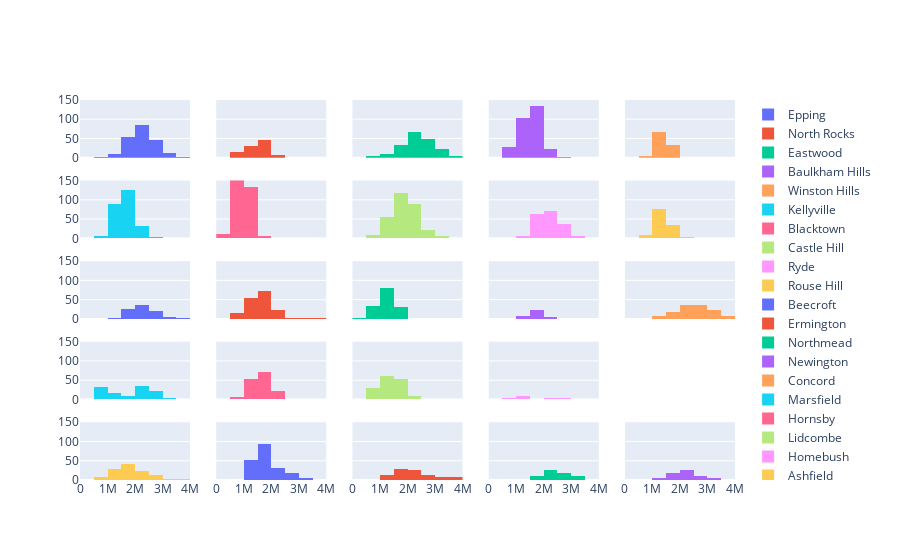

Source (notebook cell):
### Markdown cell above
**Price distributions**

### Code cell
#Price distributions pt1-3

suburb_list = [epping_listings, northrocks_listings, eastwood_listings, baulkham_listings, winston_listings, kellyville_listings, blacktown_listings, castle_listings, ryde_listings, rouse_listings, beecroft_listings, ermington_listings, northmead_listings, newington_listings, concord_listings, marsfield_listings, hornsby_listings, Lidcombe_listings, Homebush_listings, Straithfield_listings, Ashfield_listings, Leichhardt_listings, Annandale_listings, AllambieHeights_listings, Forestville_listings, Lindfield_listings, Gordon_listings, Pymble_listings, LaneCove_listings, Meadowbank_listings, SummerHill_listings, Rydalmere_listings, Rosehill_listings, Westmead_listings, Girraween_listings, BeaumontHills_listings, KellyvilleRidge_listings, ThePonds_listings, Schofields_listings, MarsdenPark_listings, KingsLangley_listings, BellaVista_listings, BoxHill_listings, PennantHills_listings, Earlwood_listings, Marrickville_listings, Dulwich_listings, Petersham_listings, Campsie_listings, Canterbury_listings, Berala_listings, Leppington_listings, EdmondsonPark_listings, MacquariePark_listings, Chatswood_listings, Carlingford_listings, Kogarah_listings, Rockdale_listings, Cherrybrook_listings, Eastwood_listings, Homebush_listings, Minto_listings, QuakersHill_listings, Revesby_listings, SevenHills_listings, StanhopeGardens_listings, Waterloo_listings, DulwichHill_listings, NorthRyde_listings, Straithfield_listings, NorthStraithfield_listings, Manly_listings, Randwick_listings, Kensington_listings]

fig = make_subplots(
    rows=5, cols=5
    #     ,subplot_titles=("Plot 1", "Plot 2", "Plot 3", "Plot 4")
    ,shared_yaxes=True
    ,shared_xaxes=True)

df_numb=0
for row in range(1,6):
    for col in range(1,6):
        suburb_df = suburb_list[df_numb]
        suburb_df_price = suburb_df[suburb_df["sold_date_dt"] >= dtm]["price"]
                
        if suburb_list[df_numb]["suburb"].count()>=1:
            # print('df_numb'+str(df_numb))
            # print('row='+str(row))
            # print('col='+str(col))
            name = suburb_list[df_numb]["suburb"].unique()[0]
#             print(name)
#             print(type(name))
            fig.update_xaxes(range=[0, 4000000], row=row, col=col)
            fig.update_yaxes(range=[0, 150], row=row, col=col)
            fig.add_trace(go.Histogram(x=suburb_df_price,xbins=dict(size=500000),autobinx = False, name=name),row =row, col=col)
            
        df_numb=df_numb+1                   
          
# Histograms
#px.histogram(x=df["price"].values)
# fig.add_trace(go.Histogram(x=df["price"])
#         ,row =1, col=1
#     )

fig.show()


# go.Figure(data=[go.Histogram(x=df["price"].values)]).show()

### Figure 1 — Plotly figure (JSON) as saved in the notebook; plotly's stock layout.template omitted (floating-point values rounded to 4 significant figures; data arrays with more than 128 entries replaced by an {"elided": "..."} marker saying what was removed)
{"data": [{"autobinx": false, "name": "Epping", "type": "histogram", "x": {"elided": "217 int values"}, "xaxis": "x", "xbins": {"size": 500000}, "yaxis": "y"}, {"autobinx": false, "name": "North Rocks", "type": "histogram", "x": [1500000, 1637000, 1307000, 1625000, 2010000, 960000, 1660000, 1545000, 1835000, 1590000, 970000, 1850000, 1802000, 835000, 1805000, 1480000, 1280000, 1550000, 2003000, 1830000, 1312500, 1665000, 1987500, 1902000, 1780000, 1805000, 1070000, 967500, 2303000, 1700000, 1540000, 2200000, 971000, 1840000, 1015000, 1875000, 963800, 1690000, 1830000, 1410000, 1606000, 1630000, 1300000, 962000, 2390000, 2407000, 1400000, 1303000, 1125000, 1635000, 1309000, 1845000, 1640000, 925000, 1780000, 1615000, 1760000, 1652000, 2350000, 1445000, 1600000, 1205000, 1409000, 1450000, 1644000, 880000, 888000, 1710000, 1177000, 1300000, 1303000, 820000, 1500000, 1750000, 2195000, 1051000, 1825500, 1800000, 1800000, 1320000, 1528000, 1420000, null, null, null, null, null, null, null, null, 1695000, null, 1890000, 1330000, 1870000, 1768000, 1036000, 1435000, 855000, 1110000, 1475000, 1400000, 960000, null, 1525000, 1100000, 1745000, 970000, 1330000, null], "xaxis": "x2", "xbins": {"size": 500000}, "yaxis": "y2"}, {"autobinx": false, "name": "Eastwood", "type": "histogram", "x": {"elided": "188 int values"}, "xaxis": "x3", "xbins": {"size": 500000}, "yaxis": "y3"}, {"autobinx": false, "name": "Baulkham Hills", "type": "histogram", "x": {"elided": "289 int values"}, "xaxis": "x4", "xbins": {"size": 500000}, "yaxis": "y4"}, {"autobinx": false, "name": "Winston Hills", "type": "histogram", "x": [1275000, 1605000, 1225000, 1450000, 1405000, 1675000, 1620000, 1450000, 1650000, 1760500, 1175000, 1492000, 1142500, 1556000, 1665000, 1520000, 1300000, 1605000, 1510000, 1500000, 1306000, 1750000, 1320000, 1500000, 1610000, 1440000, 1407000, 1605000, 1500000, 1630000, 1750000, 1746000, 1361500, 1501000, 1745000, 1720000, 1500000, 1451750, 1700000, 1645000, 1402500, 1655000, 1490000, 1260000, 1045500, 1380000, 1425000, 1330000, 1400000, 1300000, 1100000, 1364000, 1251000, 1270000, 1362000, 1210000, 1215000, 1300000, 1375000, 925000, 1471000, 1410000, 1371000, 1190000, 1487000, 1316000, 1358000, 1500500, 1359000, 1631000, 1258000, 1465000, 1030000, 1300000, 988500, 1380000, 1332000, 1900000, 1425000, 1360000, 1141000, 980000, 1195000, 1255000, 1243000, 1300000, 1330000, 1285000, 867000, 1300000, 1700000, 1315000, 1625000, 1400000, 1180000, 1208000, 1170000, 1050000, 1340000, 1730000, 1330000, 1159000, 1101000, 1250000], "xaxis": "x5", "xbins": {"size": 500000}, "yaxis": "y5"}, {"autobinx": false, "name": "Kellyville", "type": "histogram", "x": {"elided": "256 int values"}, "xaxis": "x6", "xbins": {"size": 500000}, "yaxis": "y6"}, {"autobinx": false, "name": "Blacktown", "type": "histogram", "x": {"elided": "683 int values"}, "xaxis": "x7", "xbins": {"size": 500000}, "yaxis": "y7"}, {"autobinx": false, "name": "Castle Hill", "type": "histogram", "x": {"elided": "302 int values"}, "xaxis": "x8", "xbins": {"size": 500000}, "yaxis": "y8"}, {"autobinx": false, "name": "Ryde", "type": "histogram", "x": {"elided": "183 int values"}, "xaxis": "x9", "xbins": {"size": 500000}, "yaxis": "y9"}, {"autobinx": false, "name": "Rouse Hill", "type": "histogram", "x": [1650000, 1125000, 1506000, 1375000, 1410000, 1661000, 1190000, 1715000, 1570000, 1413000, 1415000, 1435000, 1260000, 1600000, 1590000, 2020000, 4100000, 2200000, 1620000, 1050000, 1880000, 1395000, 1515000, 1380000, 1750000, 1725000, 1300000, 1185000, 1700000, 1301000, 1510000, 1221000, 1520000, 1450000, 2370000, 1700000, 1662000, 1640000, 1200000, 1655000, 1325901, 1321000, 1505000, 1580000, 1570000, 1725000, 1300000, 1360000, 1415800, 1691000, 1380000, 1320000, 1185000, 1125000, 1500000, 1313500, 1226500, 1630000, 1250000, 1280000, 950000, 1370000, 1345000, 1080888, 1300000, 1260000, 1302000, 1630000, 1225000, 1450000, 1370000, 1320000, 1565970, 1200000, 1400000, 1370000, 1567250, 1500000, 1085000, 1305000, 1255000, 1406000, 1335000, 1535000, 1052500, 1027000, 1760000, 1121000, 1241500, 1350000, 1463000, 1390000, 1310000, 1410000, 1080000, 1393300, 1352300, 1141900, 1453880, 1475580, 1300000, 1245000, 1195000, 1009900, 1200000, 782000, 980000, 1000000, 1395000, 2079000, 1820000, 1959000, 1100000, 930000, 670000, 950000, 1740000, 1480000, 1360000, 1305000, 1100000, 860000, 850000, 850000, 1286900], "xaxis": "x10", "xbins": {"size": 500000}, "yaxis": "y10"}, {"autobinx": false, "name": "Beecroft", "type": "histogram", "x": [3500000, 2040000, 2650000, 3110000, 2439800, 1800000, 2410000, 2100000, 3150000, 1950000, 1570000, 1760000, 2140000, 2605000, 2210000, 2220000, 1860000, 1920000, 2689000, 2806000, 2540000, 2475000, 2325000, 2980000, 1881000, 1420000, 1560200, 2020000, 2450000, 2445000, 2375000, 1851000, 2361000, 2700000, 2525000, 2000000, 1925000, 3160000, 2460000, 2010000, 1580000, 2230000, 2530000, 1972000, 2010000, 3300000, 1850000, 2240000, 2688000, 2866000, 2020000, 2185000, 2570000, 2180000, 1750000, 2100000, 2360000, 2150000, 3450000, 1536000, 2800000, 2110000, 2085000, 2000000, 2264000, 2305000, 2121000, 1865000, 2200000, 1351000, 1785000, 1770000, 1660000, null, null, null, null, null, null, null, 1830000, 2625000, 3300000, null, 2400000, 4000000, null, 2200000, 2940000, 2930000, 2900000, 2625000, 2675000, null, 2180000, 2430000, null, 1980000, 2510000, 1880000, 1780000, 1900000, 1820000, null, null, 2600000], "xaxis": "x11", "xbins": {"size": 500000}, "yaxis": "y11"}, {"autobinx": false, "name": "Ermington", "type": "histogram", "x": {"elided": "172 int values"}, "xaxis": "x12", "xbins": {"size": 500000}, "yaxis": "y12"}, {"autobinx": false, "name": "Northmead", "type": "histogram", "x": {"elided": "153 int values"}, "xaxis": "x13", "xbins": {"size": 500000}, "yaxis": "y13"}, {"autobinx": false, "name": "Newington", "type": "histogram", "x": [1950000, 1791000, 2335000, 1740000, 2197000, 1700000, 1765000, 1585000, 1668000, 2150000, 1695000, 1900000, 1855000, 2290000, 1830000, 1680000, 1317000, 1700000, 1460000, 1537500, 1700000, 1400000, 1611000, 1575000, 1270000, null, 1780000, 1520000, 1550000, null, null, 1630000, 1450000, null, 1439000, 1530000, 1320000, 1495000], "xaxis": "x14", "xbins": {"size": 500000}, "yaxis": "y14"}, {"autobinx": false, "name": "Concord", "type": "histogram", "x": {"elided": "137 int values"}, "xaxis": "x15", "xbins": {"size": 500000}, "yaxis": "y15"}, {"autobinx": false, "name": "Marsfield", "type": "histogram", "x": [2760000, 2430000, 965500, 2570000, 2730000, 970000, 2610000, 1980000, 1070000, 2250000, 2600000, 940000, 955000, 2360000, 920000, 2000000, 2600000, 3490000, 2410000, 2330000, 1010000, 1100000, 2510000, 2027500, 2625000, 900000, 2670000, 1340000, 1120000, 2400000, 2641000, 999000, 1982000, 1140000, 950000, 836000, 2025000, 1330000, 3350000, 2850000, 2350000, 2370000, 2856000, 2480000, 905000, 2200000, 3380000, 990000, 2430000, 1505000, 2338800, 931000, 1020500, 980000, 900000, 2230000, 2485000, 2430000, 2400000, 962000, 1305000, 2151000, 1850000, 1002000, 2239000, 927000, 1970000, 1213000, 925000, 916500, 1052000, 2672000, 2000000, 1235000, 2510000, 2480000, 2560000, 890000, 2300000, 2350000, 2630000, 890000, 1002000, 870000, 2780000, 935000, 915000, 2155000, 2725000, 2300000, 1860000, 896000, 855000, 1915000, 2740000, 2460000, 2360000, 2515000, 2010000, 853000, 2500000, 1320000, 965000, 905000, 2490000, 1000000, 960000, 2100000, 838500, 1975000, 1810000, 1295000, 1017000, 768000, 2460000, 885000, 931000, 2418000, 2300000, 2360000], "xaxis": "x16", "xbins": {"size": 500000}, "yaxis": "y16"}, {"autobinx": false, "name": "Hornsby", "type": "histogram", "x": {"elided": "154 int values"}, "xaxis": "x17", "xbins": {"size": 500000}, "yaxis": "y17"}, {"autobinx": false, "name": "Lidcombe", "type": "histogram", "x": {"elided": "169 int values"}, "xaxis": "x18", "xbins": {"size": 500000}, "yaxis": "y18"}, {"autobinx": false, "name": "Homebush", "type": "histogram", "x": [3110000, 3580000, 3190000, 2410000, 945000, 955000, 1060000, 1175000, 1305000, 2000000, 1286000, 1300000, 1300000, 2870000, 990000, 2830000, 2060000, 1050000, 2625000, 1772888, 3885000, 1200000, 985000, 2500000, 2600000, 2100000, 1150000, null, null], "xaxis": "x19", "xbins": {"size": 500000}, "yaxis": "y19"}, {"autobinx": false, "name": "Ashfield", "type": "histogram", "x": {"elided": "137 int values"}, "xaxis": "x21", "xbins": {"size": 500000}, "yaxis": "y21"}, {"autobinx": false, "name": "Leichhardt", "type": "histogram", "x": {"elided": "204 int values"}, "xaxis": "x22", "xbins": {"size": 500000}, "yaxis": "y22"}, {"autobinx": false, "name": "Annandale", "type": "histogram", "x": [2151000, 3950000, 3760000, 1100000, 980000, 2450000, 3400000, 2375000, 1446000, 1780000, 4700000, 3085000, 3324000, 3700000, 3100000, 1230000, 2760000, 2285000, 2120000, 3700000, 2750000, 1905000, 3025000, 2535000, 2015000, 1740000, 2650000, 1750000, 1751000, 2410000, 2030000, 2200000, 4050000, 1800000, 2806500, 2110000, 1650000, 2270000, 2625000, 2450000, 1631000, 2850000, 2670000, 3400000, 3550000, 1710000, 1760000, 1755000, 3600000, 1750000, 1250000, 1360000, 2000000, 3600000, 3325000, 2300000, 1782000, 2850000, 2900000, 1175000, 1910000, 1730000, 1975000, 1695000, 1690000, 2100000, 1565000, 4350000, 1810000, 2430000, 2360000, 1490000, 2065000, 1290000, 1760000, 1875000, 2125000, 2305000, 3035000, 1300000, 1760000, 1470000, 1490000, 2000000, 2350000, 2650000, 1800000, 1825000, 2600000, 1575000, 1600000, 1920000, 1450000, 1800000, 6225000, 2055000, 2125000, 2200000, 2020000, 3100000], "xaxis": "x23", "xbins": {"size": 500000}, "yaxis": "y23"}, {"autobinx": false, "name": "Allambie Heights", "type": "histogram", "x": [2115000, 1650000, 1900000, 4100000, 2200000, 3205000, 3100000, 2825000, 3300000, 2100000, 2230000, 3000000, 2375000, 2310000, 1985000, 2305000, 2960000, 2420000, 2825000, 3355000, 2500000, 2230000, 1750000, 2015000, 2730000, 2510000, 2000000, 1710000, 3380000, 1745000, 3050000, 2310000, 2200000, null, null, null, null, null, null, null, null, null, null, 2750000, 2800000, 2020000, 2595000, 2400000, 1875000, 2900000, 2710000, 2850000, null, 2235000, 2855000, 2450000, 2835000, 2055000, 2385000, 2490000, 3335000, null, null, 3075000, 2650000, 2420000, 2358000, 2715000, 2000000, 2785000, 2860000, null, 3300000, 1750000, 1515000, null, 1780000, 2277000, 2130000, 2225000, 2010000, 1630000, 1440000, 960000], "xaxis": "x24", "xbins": {"size": 500000}, "yaxis": "y24"}, {"autobinx": false, "name": "Forestville", "type": "histogram", "x": [1620000, 1620000, 2020000, 2530000, 1325000, 2355000, 2190000, 1350000, 3388800, 2311000, 1200000, 2766000, 2100000, 2100000, 2680000, 2350000, 2300000, 2550000, 1885000, 1980000, 2380000, 2300000, 2526000, 2671000, 2100000, 1840000, 3112000, 2410000, 2100000, 2700000, 3050999, 1305000, 2999000, 3200000, 1975000, 1832000, 1610000, 1715000, 2190000, 2257000, 1940000, 1275000, 1502237, 2200000, 2200000, 1700000, 2202000, 2040000, 2205000, 1343000, 1700000, 1890000, 1860000, null, null, null, null, null, 1840000, 2650000, 2400000, 1900000, 1950000, 2413000, 2520000, 2197000, 2150000, 2502000, null, 2020000], "xaxis": "x25", "xbins": {"size": 500000}, "yaxis": "y25"}], "layout": {"xaxis": {"anchor": "y", "domain": [0, 0.168], "matches": "x21", "range": [0, 4000000], "showticklabels": false}, "xaxis10": {"anchor": "y10", "domain": [0.832, 1], "matches": "x25", "range": [0, 4000000], "showticklabels": false}, "xaxis11": {"anchor": "y11", "domain": [0, 0.168], "matches": "x21", "range": [0, 4000000], "showticklabels": false}, "xaxis12": {"anchor": "y12", "domain": [0.208, 0.376], "matches": "x22", "range": [0, 4000000], "showticklabels": false}, "xaxis13": {"anchor": "y13", "domain": [0.416, 0.584], "matches": "x23", "range": [0, 4000000], "showticklabels": false}, "xaxis14": {"anchor": "y14", "domain": [0.624, 0.792], "matches": "x24", "range": [0, 4000000], "showticklabels": false}, "xaxis15": {"anchor": "y15", "domain": [0.832, 1], "matches": "x25", "range": [0, 4000000], "showticklabels": false}, "xaxis16": {"anchor": "y16", "domain": [0, 0.168], "matches": "x21", "range": [0, 4000000], "showticklabels": false}, "xaxis17": {"anchor": "y17", "domain": [0.208, 0.376], "matches": "x22", "range": [0, 4000000], "showticklabels": false}, "xaxis18": {"anchor": "y18", "domain": [0.416, 0.584], "matches": "x23", "range": [0, 4000000], "showticklabels": false}, "xaxis19": {"anchor": "y19", "domain": [0.624, 0.792], "matches": "x24", "range": [0, 4000000], "showticklabels": false}, "xaxis2": {"anchor": "y2", "domain": [0.208, 0.376], "matches": "x22", "range": [0, 4000000], "showticklabels": false}, "xaxis20": {"anchor": "y20", "domain": [0.832, 1], "matches": "x25", "showticklabels": false}, "xaxis21": {"anchor": "y21", "domain": [0, 0.168], "range": [0, 4000000]}, "xaxis22": {"anchor": "y22", "domain": [0.208, 0.376], "range": [0, 4000000]}, "xaxis23": {"anchor": "y23", "domain": [0.416, 0.584], "range": [0, 4000000]}, "xaxis24": {"anchor": "y24", "domain": [0.624, 0.792], "range": [0, 4000000]}, "xaxis25": {"anchor": "y25", "domain": [0.832, 1], "range": [0, 4000000]}, "xaxis3": {"anchor": "y3", "domain": [0.416, 0.584], "matches": "x23", "range": [0, 4000000], "showticklabels": false}, "xaxis4": {"anchor": "y4", "domain": [0.624, 0.792], "matches": "x24", "range": [0, 4000000], "showticklabels": false}, "xaxis5": {"anchor": "y5", "domain": [0.832, 1], "matches": "x25", "range": [0, 4000000], "showticklabels": false}, "xaxis6": {"anchor": "y6", "domain": [0, 0.168], "matches": "x21", "range": [0, 4000000], "showticklabels": false}, "xaxis7": {"anchor": "y7", "domain": [0.208, 0.376], "matches": "x22", "range": [0, 4000000], "showticklabels": false}, "xaxis8": {"anchor": "y8", "domain": [0.416, 0.584], "matches": "x23", "range": [0, 4000000], "showticklabels": false}, "xaxis9": {"anchor": "y9", "domain": [0.624, 0.792], "matches": "x24", "range": [0, 4000000], "showticklabels": false}, "yaxis": {"anchor": "x", "domain": [0.848, 1], "range": [0, 150]}, "yaxis10": {"anchor": "x10", "domain": [0.636, 0.788], "matches": "y6", "range": [0, 150], "showticklabels": false}, "yaxis11": {"anchor": "x11", "domain": [0.424, 0.576], "range": [0, 150]}, "yaxis12": {"anchor": "x12", "domain": [0.424, 0.576], "matches": "y11", "range": [0, 150], "showticklabels": false}, "yaxis13": {"anchor": "x13", "domain": [0.424, 0.576], "matches": "y11", "range": [0, 150], "showticklabels": false}, "yaxis14": {"anchor": "x14", "domain": [0.424, 0.576], "matches": "y11", "range": [0, 150], "showticklabels": false}, "yaxis15": {"anchor": "x15", "domain": [0.424, 0.576], "matches": "y11", "range": [0, 150], "showticklabels": false}, "yaxis16": {"anchor": "x16", "domain": [0.212, 0.364], "range": [0, 150]}, "yaxis17": {"anchor": "x17", "domain": [0.212, 0.364], "matches": "y16", "range": [0, 150], "showticklabels": false}, "yaxis18": {"anchor": "x18", "domain": [0.212, 0.364], "matches": "y16", "range": [0, 150], "showticklabels": false}, "yaxis19": {"anchor": "x19", "domain": [0.212, 0.364], "matches": "y16", "range": [0, 150], "showticklabels": false}, "yaxis2": {"anchor": "x2", "domain": [0.848, 1], "matches": "y", "range": [0, 150], "showticklabels": false}, "yaxis20": {"anchor": "x20", "domain": [0.212, 0.364], "matches": "y16", "showticklabels": false}, "yaxis21": {"anchor": "x21", "domain": [0, 0.152], "range": [0, 150]}, "yaxis22": {"anchor": "x22", "domain": [0, 0.152], "matches": "y21", "range": [0, 150], "showticklabels": false}, "yaxis23": {"anchor": "x23", "domain": [0, 0.152], "matches": "y21", "range": [0, 150], "showticklabels": false}, "yaxis24": {"anchor": "x24", "domain": [0, 0.152], "matches": "y21", "range": [0, 150], "showticklabels": false}, "yaxis25": {"anchor": "x25", "domain": [0, 0.152], "matches": "y21", "range": [0, 150], "showticklabels": false}, "yaxis3": {"anchor": "x3", "domain": [0.848, 1], "matches": "y", "range": [0, 150], "showticklabels": false}, "yaxis4": {"anchor": "x4", "domain": [0.848, 1], "matches": "y", "range": [0, 150], "showticklabels": false}, "yaxis5": {"anchor": "x5", "domain": [0.848, 1], "matches": "y", "range": [0, 150], "showticklabels": false}, "yaxis6": {"anchor": "x6", "domain": [0.636, 0.788], "range": [0, 150]}, "yaxis7": {"anchor": "x7", "domain": [0.636, 0.788], "matches": "y6", "range": [0, 150], "showticklabels": false}, "yaxis8": {"anchor": "x8", "domain": [0.636, 0.788], "matches": "y6", "range": [0, 150], "showticklabels": false}, "yaxis9": {"anchor": "x9", "domain": [0.636, 0.788], "matches": "y6", "range": [0, 150], "showticklabels": false}}}
